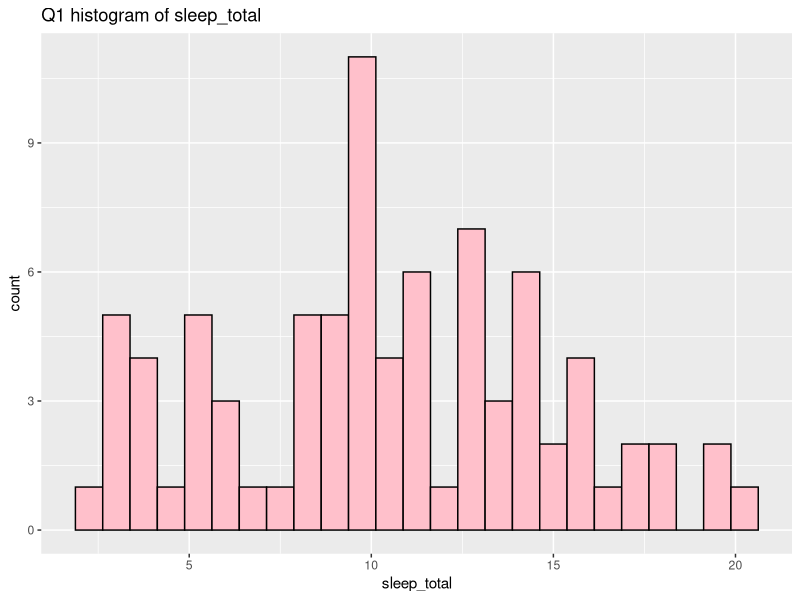
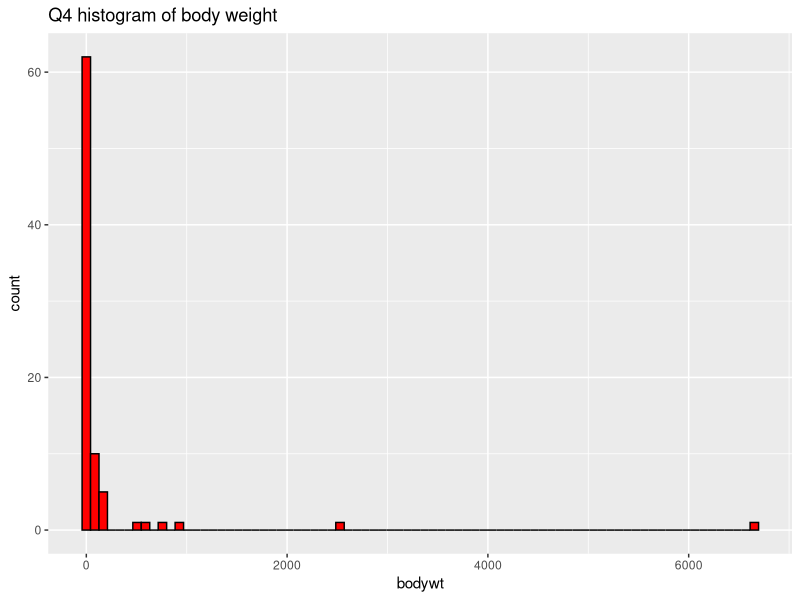
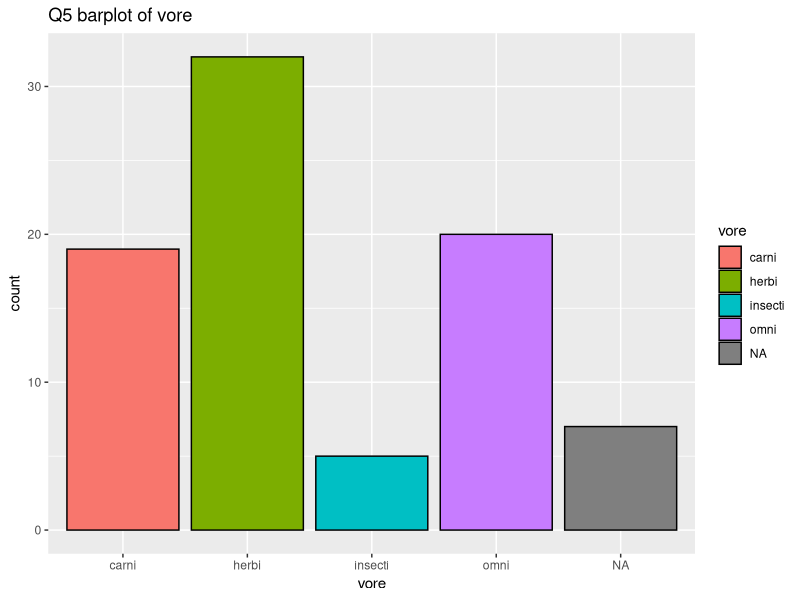
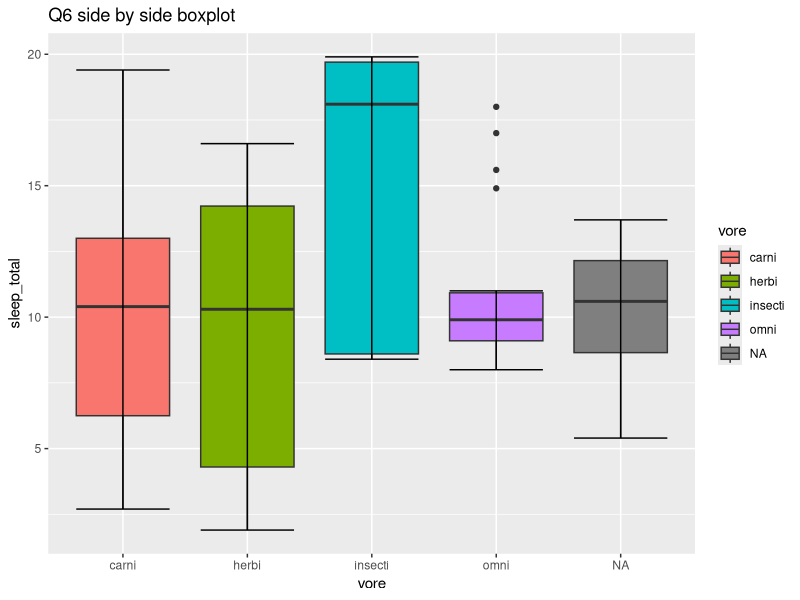

These charts were generated, in order, by the following R code:
# If you installed tidyverse for Lab 1, you do not need to do it again!

# You should still library tidyverse. We'll use another dataset from tidyverse for this lab!
library(tidyverse)
View(msleep)
### Question 1

ggplot(data=msleep, aes(x=sleep_total)) +
  geom_histogram(bins=25, color="black", fill="pink") +
  labs(title="Q1 histogram of sleep_total")

### Question 2

summary(msleep$sleep_total)
sd(msleep$sleep_total)

### Question 3

max(msleep$sleep_total)
min(msleep$sleep_total)

### Question 4

ggplot(data=msleep, aes(x=bodywt)) +
  geom_histogram(bins=80, color="black", fill="red") +
  labs(title="Q4 histogram of body weight")

### Question 5

ggplot(data=msleep, aes(x=vore, fill=vore))+
  geom_bar(color="black")+
  labs(title="Q5 barplot of vore")

### Question 6

ggplot(data = msleep, aes(y = sleep_total, x = vore, fill = vore)) + 
  geom_boxplot() +
  labs(title="Q6 side by side boxplot") +
  stat_boxplot(geom = "errorbar")

### Question 7

